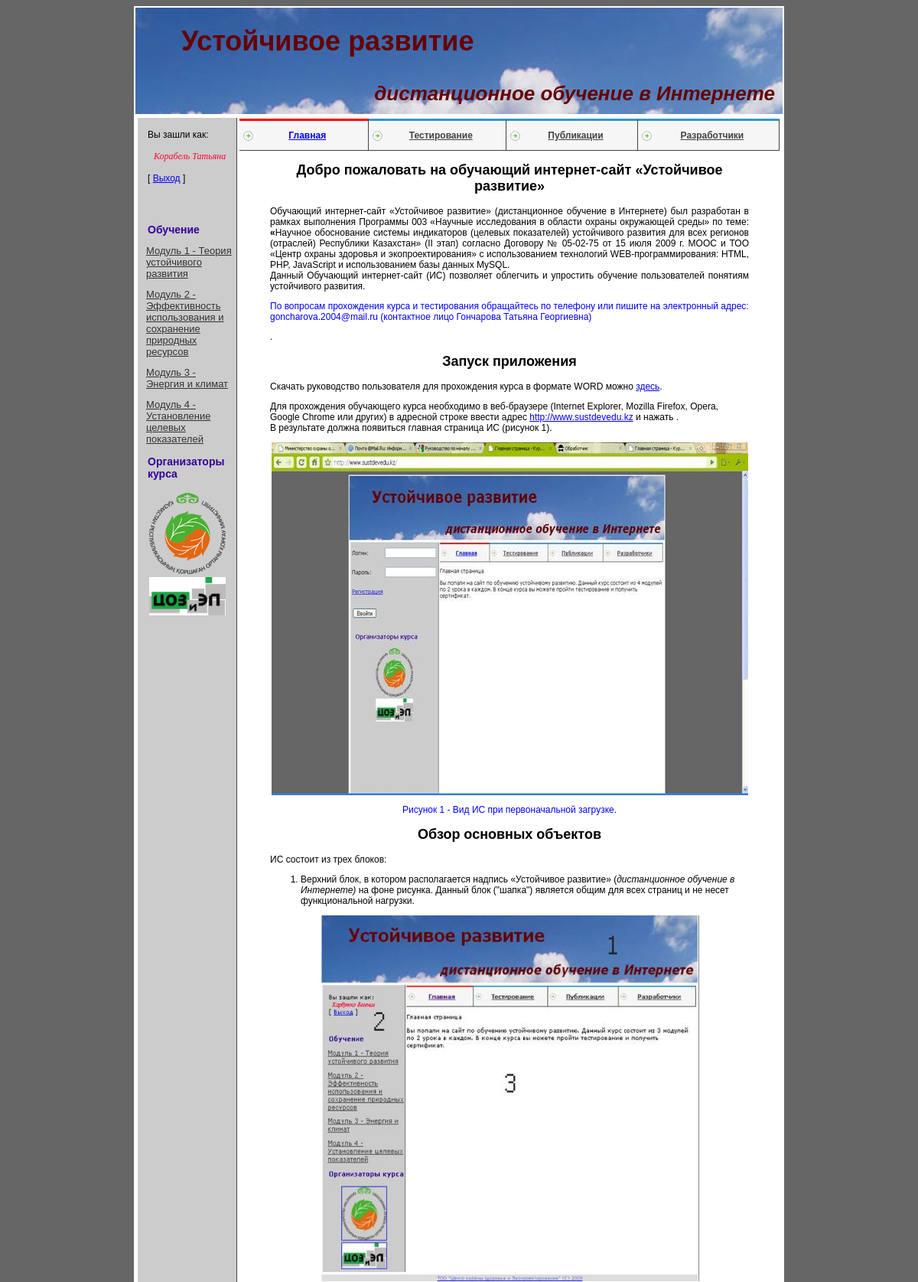
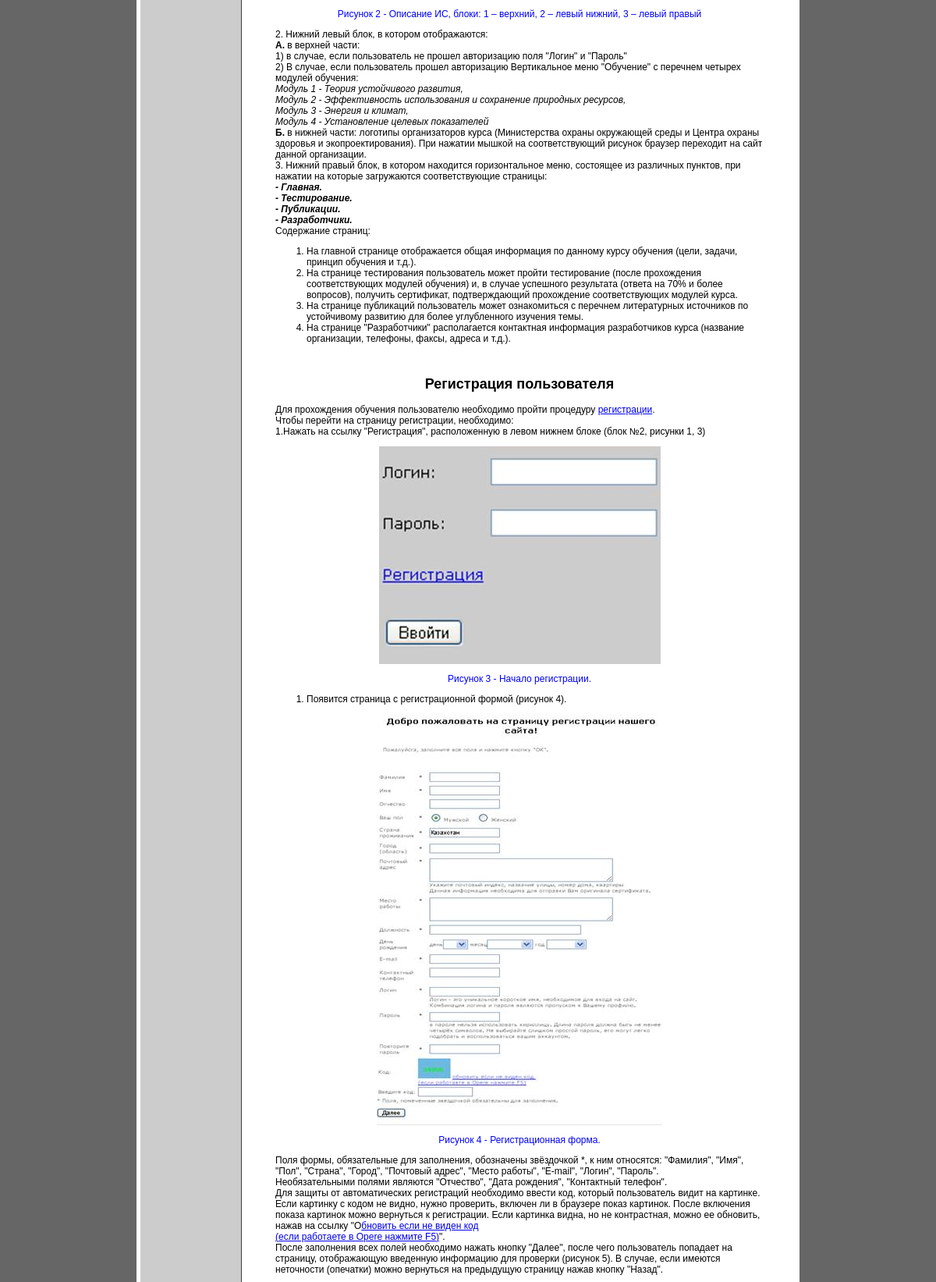
The page /project/index.php (signed in, upper part) on the database its author committed (2 pictures, top to bottom).
### tables this page shows
CREATE TABLE `modules` (
  `id` INTEGER(11) NOT NULL AUTO_INCREMENT,
  `title` VARCHAR(255) NOT NULL DEFAULT '',
  `meta_k` VARCHAR(250) NOT NULL DEFAULT '',
  `meta_d` VARCHAR(255) NOT NULL DEFAULT '',
  `text` TEXT NOT NULL,
  PRIMARY KEY (`id`)
);

CREATE TABLE `settings` (
  `id` INTEGER(11) NOT NULL AUTO_INCREMENT,
  `title` VARCHAR(255) NOT NULL DEFAULT '',
  `meta_k` VARCHAR(255) NOT NULL DEFAULT '',
  `meta_d` VARCHAR(255) NOT NULL DEFAULT '',
  `text` TEXT NOT NULL,
  `page` VARCHAR(255) NOT NULL DEFAULT '',
  PRIMARY KEY (`id`)
);

### project/index.php (the view, shortened to what this page needs)
<?session_start();
  include("blocks/bd.php");
  $result=mysql_query("select title, meta_d,meta_k,text FROM  settings WHERE page='index'",$db);
  if(mysql_num_rows($result)>0) {
      $myrow=mysql_fetch_array($result);
  }
  else {
      echo "<p> Информация не может быть извлечена, в таблице нет записей</p>";
      exit();
  }
  ?>
<!DOCTYPE html PUBLIC "-//W3C//DTD XHTML 1.0 Transitional//EN" "http://www.w3.org/TR/xhtml1/DTD/xhtml1-transitional.dtd">
<html xmlns="http://www.w3.org/1999/xhtml">
    <head>
        <link href="style.css" rel="stylesheet" type="text/css" />
    </head>
    <body>
    <table width="850" border="0" align="center" bgcolor="#FFFFFF" class="main_border">
      <?php include("blocks/header.php"); ?>
      <tr>
        <td valign="top"><table width="100%" border="0" align="center">
          <tr>
              <?php include("blocks/lefttd.php"); ?>
              <td  valign="top"><?php $n=1; include("blocks/nav.php"); ?>
                  <?php echo $myrow["text"]; ?></td>
            </tr>
        </table></td>
      </tr>
    </table>
    </body>
</html>

### project/blocks/lefttd.php (shortened to what this page needs)
<td width="182" valign="top" class="left">
    <?php
    if (($_SESSION['login'])) {
        echo "<div class='loginMess'><br>Вы зашли как:</br>
		<br> <div class='nav_user'>$_SESSION[user_surname_name]</div></br>";
        ?>
        [ <a href='login.php?logout=1' onclick='return confirm("Выйти?")';>Выход</a> ]</div></br>
<?
        echo "<p>&nbsp;</p><div class='nav_title'>Обучение</div>";
        $result2=mysql_query("select * FROM  modules order by id",$db);
        if(mysql_num_rows($result2)>0) {
            $myrow_for_lessons=mysql_fetch_array($result2);
			echo "<div class='mod_block'>";
            do {
                printf("<p><a class='nav_link' href = 'view_modules.php?module=%s'>%s</a></p>",$myrow_for_lessons["id"],$myrow_for_lessons["title"]);
            }
            while ($myrow_for_lessons=mysql_fetch_array($result2));
echo "</div>";
        }
        else {
            echo "<p> Информация не может быть извлечена, в таблице нет записей</p>";
            exit();
        }
    }
    ?>
    <div class="nav_title">
  <p class="стиль1">Организаторы курса</p>
    </div>
<table align="center" border="0" width="100">
        <tr>
            <td><a class="org_link" href="http://www.eco.gov.kz/" title="Нажмите для перехода на сайт Министерства охраны охраны окружающей среды Республики Казахстан"><img src="img/logo_moos.png" width="100" height="106" alt="логотип Министерства охраны охраны окружающей среды Республики Казахстан"/></a></td>
    </tr>
        <tr>
            <td><a href="http://www.chp.kz/" title="Нажмите для перехода на сайт Центра охраны здоровья и экопроектирования"><img src="img/chp_kz.jpg" width="100" height="50" alt="логотип ЦОЗиЭП"/>
                </a></td>
        </tr>
    </table>
</td>

### project/style.css (style rules this page uses)
.nav_link { color:#333333; font-size:13px; margin-top:10px;margin-bottom:10px;margin-left:0px; border:1px hidden; }
.mod_block { margin-left:10px; }
.nav_title { text-align:left; margin-left:12px; font-size:14px; font-weight:bold; font-family:Verdana, Arial, Helvetica, sans-serif; color:#330099; }
.nav_user { text-align:left; margin-left:8px; font-size:12px; font-style:italic; font-family:"Times New Roman", Times, serif; color:#FF0033; }
.loginMess { margin-left:12px; }
body { font-family: Verdana, Arial, Helvetica, sans-serif; font-size:12px; background-color: #666666; }
.left { background-color:#CCCCCC; border-right:1px solid #424242; }
.text_blue_color { color:#0000FF; }

### rows shown on the page
modules: title "Модуль 1 - Теория устойчивого развития"
modules: title "Модуль 2 - Эффективность использования и сохранение природных ресурсов"
modules: title "Модуль 3 - Энергия и климат"
modules: title "Модуль 4 - Установление целевых показателей"
settings: text "Добро пожаловать на обучающий интернет-сайт «Устойчивое развитие» Обучающий интернет-сайт «Устойчивое развитие» (дистанционное обучение в Интернете) был разработан в рамках выполнения Программы 003 «Научные исследования в области охраны окружающей среды» по теме: « Научное обоснование системы индикаторов (целевых показателей) устойчивого развития для всех регионов (отраслей) Республики Казахстан» (II этап) согласно Договору № 05-02-75 от 15 июля 2009 г. МООС и ТОО «Центр охраны здоровья и экопроектирования» с использованием технологий WEB-программирования: HTML, PHP, JavaScript и использованием базы данных MySQL. Данный Обучающий интернет-сайт (ИС) позволяет облегчить и упростить обучение…", text (picture)

### other values the page prints
$_SESSION[user_surname_name] "Корабель Татьяна"
